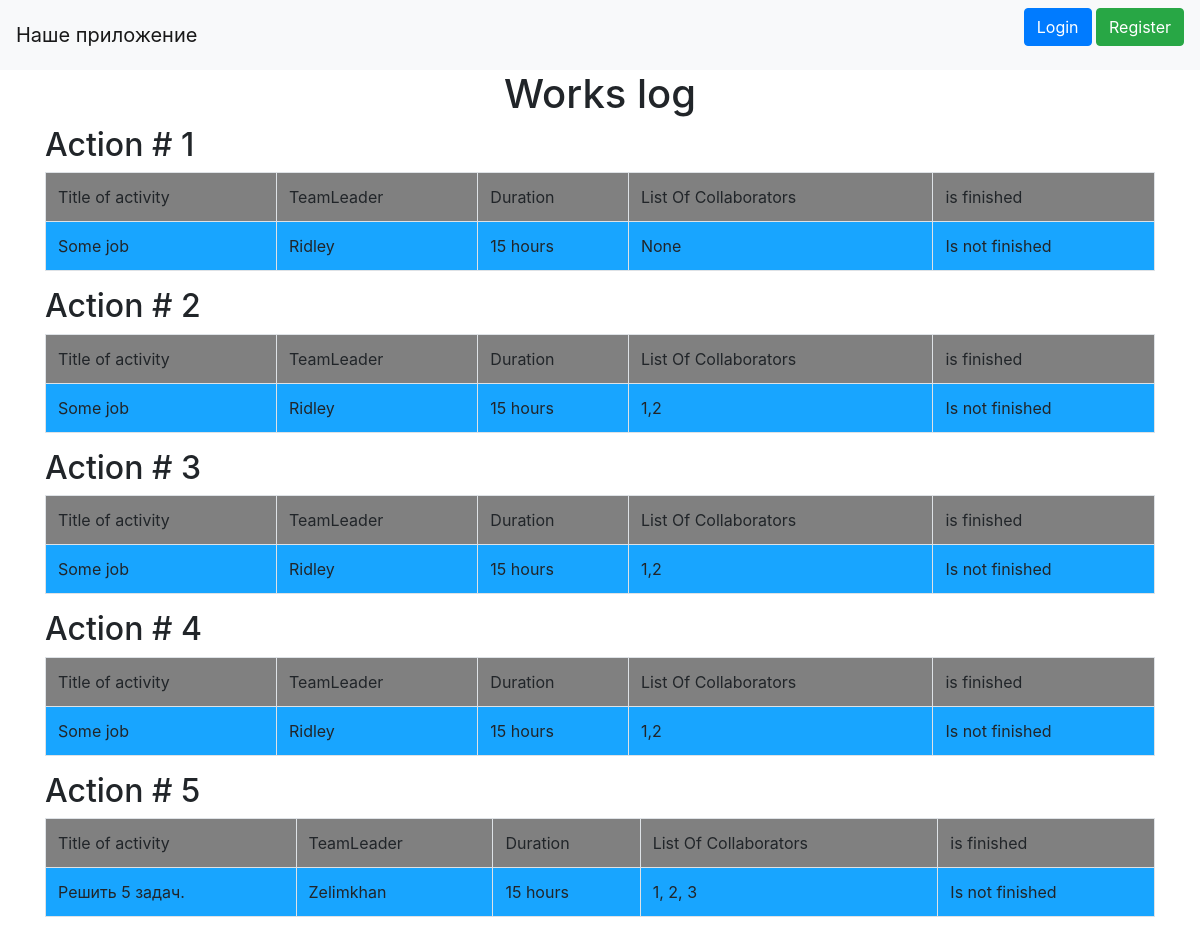
Before: / with the older database file.
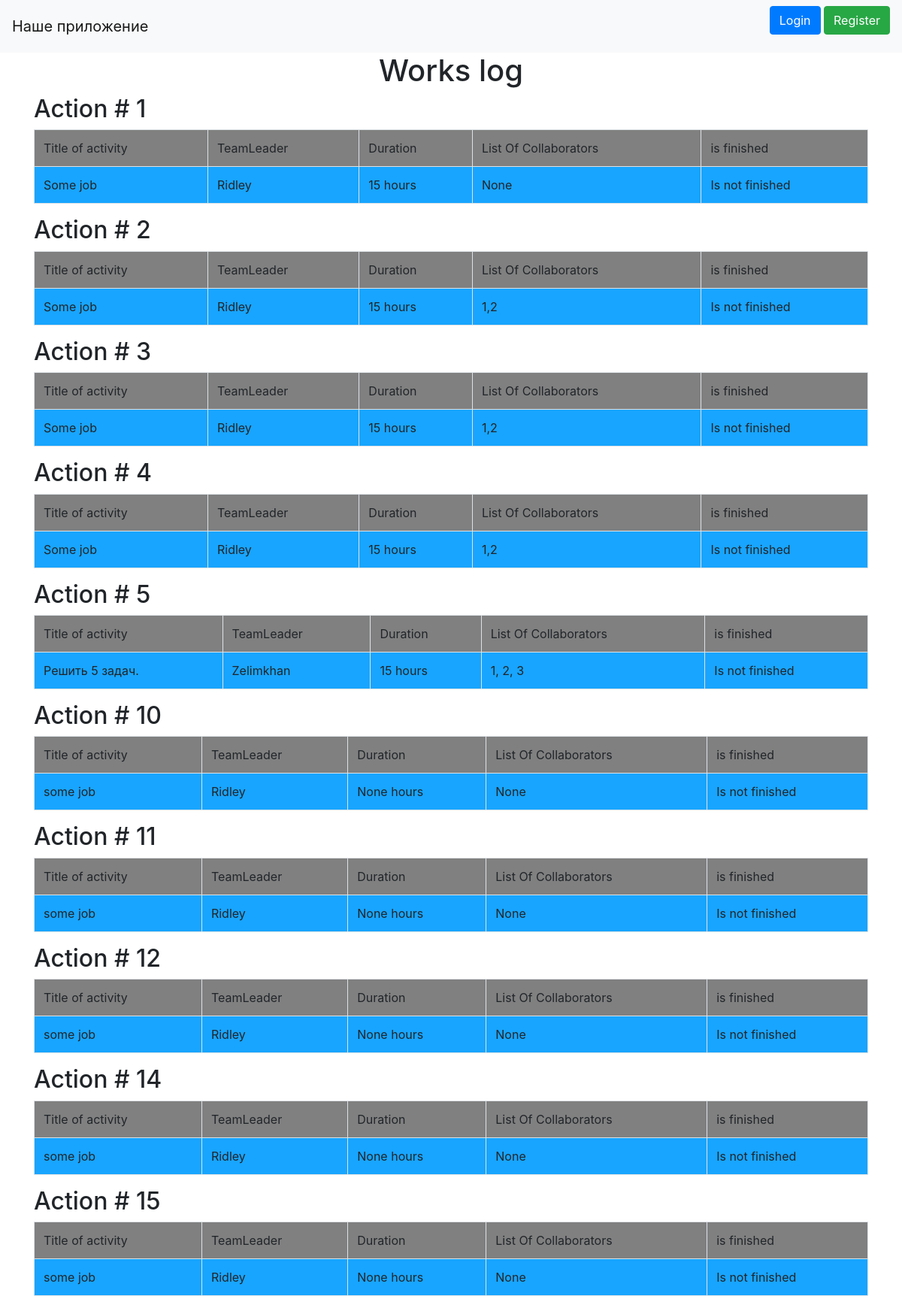
After: the same page with the newer database file.
### data/jobs.py (models this page shows, shortened)
class Jobs(SqlAlchemyBase):
    __tablename__ = "jobs"
    id = Column(Integer, primary_key=True, autoincrement=True, nullable=True)
    team_leader = Column(ForeignKey("users.id"))
    job = Column(String, nullable=True)
    collaborators = Column(String, nullable=True)
    work_size = Column(Integer, nullable=True)
    position = Column(String, nullable=True)
    start_data = Column(DateTime,
                        nullable=True, default=datetime.datetime.now)
    end_date = Column(DateTime,
                        nullable=True)
    is_finished = Column(Boolean, default=True)
    user = relationship("User")

### data/users.py (models this page shows, shortened)
class User(SqlAlchemyBase, UserMixin):
    __tablename__ = "users"
    id = Column(Integer, primary_key=True, autoincrement=True, nullable=True)
    surname = Column(String, nullable=True)
    name = Column(String, nullable=True)
    age = Column(Integer, nullable=True)
    position = Column(String, nullable=True)
    speciality = Column(String, nullable=True)
    address = Column(String, nullable=True)
    email = Column(String, nullable=True)
    hashed_password = Column(String, nullable=True)
    modified_date = Column(DateTime,
                           nullable=True, default=datetime.datetime.now)
    jobs = relationship("Jobs", back_populates='user')

### main.py (the view)
@app.route("/")
def works():
    sess = db_session.create_session()
    works = sess.query(Jobs).all()
    return render_template("works.html", works=works)

### data/db_session.py (called while the page is built)
def create_session():
    global __factory
    return __factory()

### templates/works.html
{% extends "base.html" %}
{% block content %}
  <h1 align="center"> Works log</h1>
  {% for work in works %}
  <h2>Action # {{work.id}}</h2>
  <table class="table table-bordered">
      <tr bgcolor="grey">
        <td>Title of activity</td>
        <td>TeamLeader</td>
        <td>Duration</td>
        <td>List Of Collaborators</td>
        <td>is finished</td>
      </tr>
      <tr bgcolor="#18A5FF">
        <td>{{work.job}}</td>
        <td>{{work.user.name}}</td>
        <td>{{work.work_size}} hours</td>
        <td>{{work.collaborators}}</td>
          {% if work.is_finished%}
            <td>Is not finished</td>
          {%else%}
            <td>Is finished</td>
          {% endif %}
      </tr>
  </table>
  {%endfor%}
{% endblock %}

### templates/base.html (shortened to what this page needs)
<!doctype html>
<html lang="en">
<head>
    <link rel="stylesheet"
          href="https://stackpath.bootstrapcdn.com/bootstrap/4.4.1/css/bootstrap.min.css"
>
</head>
<body>
<header>
    <nav class="navbar navbar-light bg-light">
        <a class="navbar-brand" href="#">Наше приложение</a>
    {% if not current_user.is_authenticated %}
        <p>
            <a class="btn btn-primary" href="login"> Login </a>
            <a class="btn btn-success" href="register">Register</a>
        </p>
    {% else %}
        <p>
            <a href="logout" > {{ current_user.name }}</a>
        </p>
            {%endif%}
    </nav>
</header>
<main role="main" class="container">
    {% block content %}{% endblock %}
</main>
</body>
</html>

Changed rows visible on the page:
added Jobs: id "10", job "some job", user.name "Ridley", work_size "None", collaborators "None", is_finished "Is not finished"
added Jobs: id "11", job "some job", user.name "Ridley", work_size "None", collaborators "None", is_finished "Is not finished"
added Jobs: id "12", job "some job", user.name "Ridley", work_size "None", collaborators "None", is_finished "Is not finished"
added Jobs: id "14", job "some job", user.name "Ridley", work_size "None", collaborators "None", is_finished "Is not finished"
added Jobs: id "15", job "some job", user.name "Ridley", work_size "None", collaborators "None", is_finished "Is not finished"
